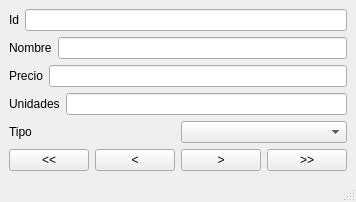
<?xml version="1.0" encoding="UTF-8"?>
<ui version="4.0">
 <class>MainWindow</class>
 <widget class="QMainWindow" name="MainWindow">
  <property name="windowTitle">
   <string>MainWindow</string>
  </property>
  <widget class="QWidget" name="centralwidget">
   <layout class="QVBoxLayout" name="verticalLayout">
    <item>
     <layout class="QHBoxLayout" name="horizontalLayout">
      <item>
       <widget class="QLabel" name="label">
        <property name="text">
         <string>Id</string>
        </property>
       </widget>
      </item>
      <item>
       <widget class="QLineEdit" name="lineEdit"/>
      </item>
     </layout>
    </item>
    <item>
     <layout class="QHBoxLayout" name="horizontalLayout_2">
      <item>
       <widget class="QLabel" name="label_2">
        <property name="text">
         <string>Nombre</string>
        </property>
       </widget>
      </item>
      <item>
       <widget class="QLineEdit" name="lineEdit_2"/>
      </item>
     </layout>
    </item>
    <item>
     <layout class="QHBoxLayout" name="horizontalLayout_3">
      <item>
       <widget class="QLabel" name="label_3">
        <property name="text">
         <string>Precio</string>
        </property>
       </widget>
      </item>
      <item>
       <widget class="QLineEdit" name="lineEdit_3">
        <property name="text">
         <string/>
        </property>
       </widget>
      </item>
     </layout>
    </item>
    <item>
     <layout class="QHBoxLayout" name="horizontalLayout_4">
      <item>
       <widget class="QLabel" name="label_4">
        <property name="text">
         <string>Unidades</string>
        </property>
       </widget>
      </item>
      <item>
       <widget class="QLineEdit" name="lineEdit_4">
        <property name="text">
         <string/>
        </property>
       </widget>
      </item>
     </layout>
    </item>
    <item>
     <layout class="QHBoxLayout" name="horizontalLayout_5">
      <item>
       <widget class="QLabel" name="label_5">
        <property name="text">
         <string>Tipo</string>
        </property>
       </widget>
      </item>
      <item>
       <widget class="QComboBox" name="comboBox"/>
      </item>
     </layout>
    </item>
    <item>
     <layout class="QHBoxLayout" name="horizontalLayout_6">
      <item>
       <widget class="QPushButton" name="pushButton">
        <property name="text">
         <string>&lt;&lt;</string>
        </property>
       </widget>
      </item>
      <item>
       <widget class="QPushButton" name="pushButton_4">
        <property name="text">
         <string>&lt;</string>
        </property>
       </widget>
      </item>
      <item>
       <widget class="QPushButton" name="pushButton_3">
        <property name="text">
         <string>&gt;</string>
        </property>
       </widget>
      </item>
      <item>
       <widget class="QPushButton" name="pushButton_2">
        <property name="text">
         <string>&gt;&gt;</string>
        </property>
       </widget>
      </item>
     </layout>
    </item>
   </layout>
  </widget>
  <widget class="QMenuBar" name="menubar">
   <property name="geometry">
    <rect>
     <x>0</x>
     <y>0</y>
     <width>362</width>
     <height>33</height>
    </rect>
   </property>
  </widget>
  <widget class="QStatusBar" name="statusbar"/>
 </widget>
 <resources/>
 <connections/>
</ui>
